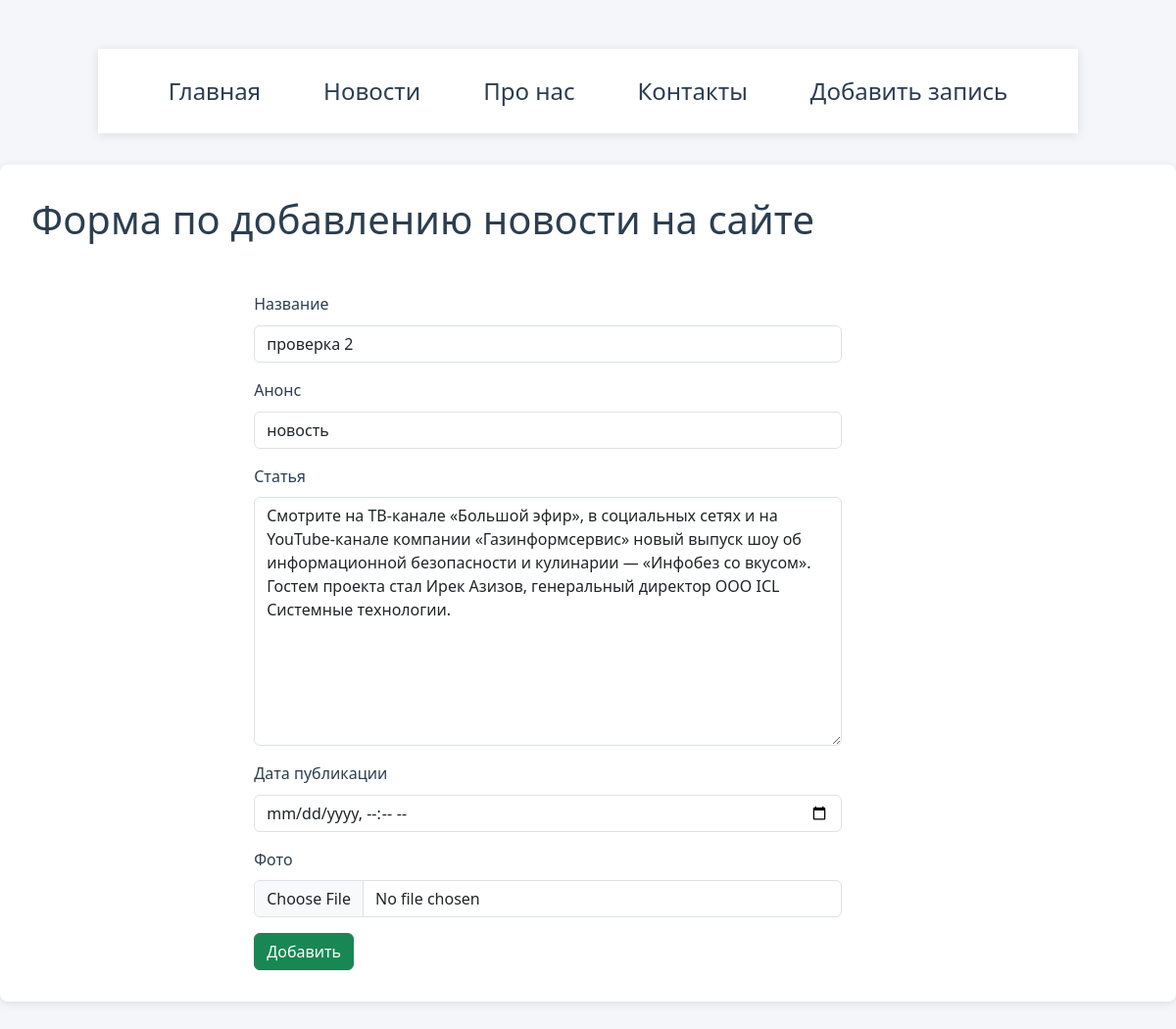
The page /news/4/update/ on the database as committed earlier.
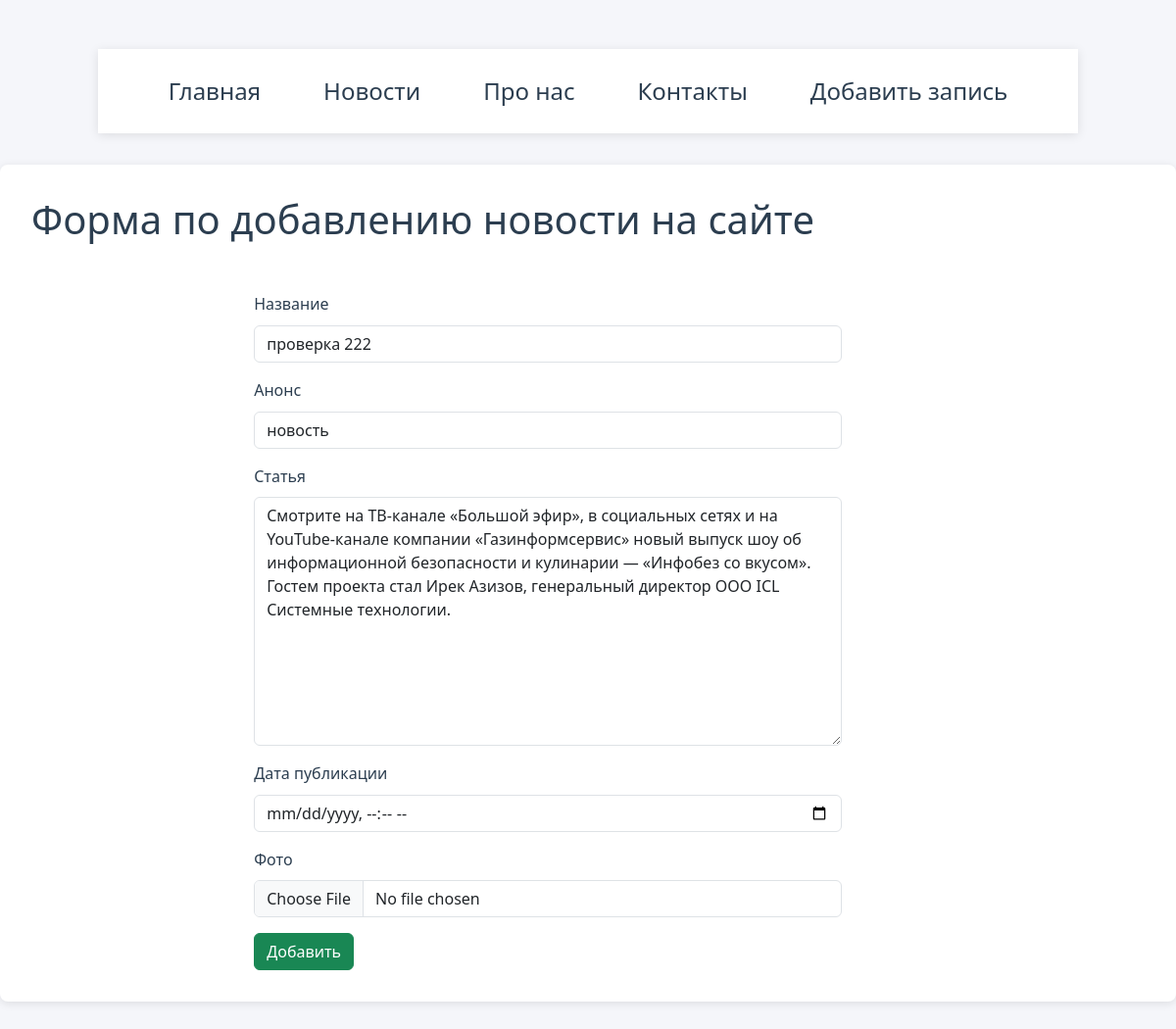
The same page on the database as committed later.
### news/models.py (models this page shows, shortened)
class Articles(models.Model):
    title = models.CharField('Название', max_length=50)
    anons = models.CharField('Анонс', max_length=50)
    full_text = models.TextField('Статья', max_length=100)
    date = models.DateTimeField('Дата публикации')
    photo = models.ImageField('Фото', upload_to='photos/%Y/%m/%d/', blank=True, null=True)
    class Meta:
        verbose_name = 'Новость'
        verbose_name_plural = 'Новости'

### news/views.py (the view)
# urls.py: path('<int:pk>/update/', views.NewsUpdateView.as_view(), name='news_update'),
class NewsUpdateView(UpdateView):
    model = Articles
    template_name = 'news/create.html'
    form_class = ArticlesForm
    success_url = '/news/'

### news/forms.py
class ArticlesForm(forms.ModelForm):
    class Meta:
        model = Articles
        fields = ['title', 'anons', 'full_text', 'date', 'photo']
        widgets = {
            'title': forms.TextInput(attrs={'class': 'form-control', 'placeholder': 'Название статьи'}),
            'anons': forms.TextInput(attrs={'class': 'form-control', 'placeholder': 'Анонс статьи'}),
            'full_text': forms.Textarea(attrs={'class': 'form-control', 'placeholder': 'Текст статьи'}),
            'date': forms.DateTimeInput(attrs={'class': 'form-control', 'type': 'datetime-local'}),
            'photo': forms.FileInput(attrs={'class': 'form-control'}),
        }

### news/templates/news/create.html (shortened to what this page needs)
{% extends "main/layout.html" %}
{% block content %}
    <div class="features">
        <h1>Форма по добавлению новости на сайте</h1>
        <form method="post" enctype="multipart/form-data">
            {% for field in form %}
                <div class="form-group mb-3">
                    <label for="{{ field.id_for_label }}">{{ field.label }}</label>
                    {{ field }}
                </div>
            {% endfor %}
            <button class="btn btn-success" type="submit">Добавить</button>
        </form>
    </div>
{% endblock  %}

Rows that differ between the two databases and show on the page:
changed Articles "новость": title "проверка 2" → "проверка 222"
